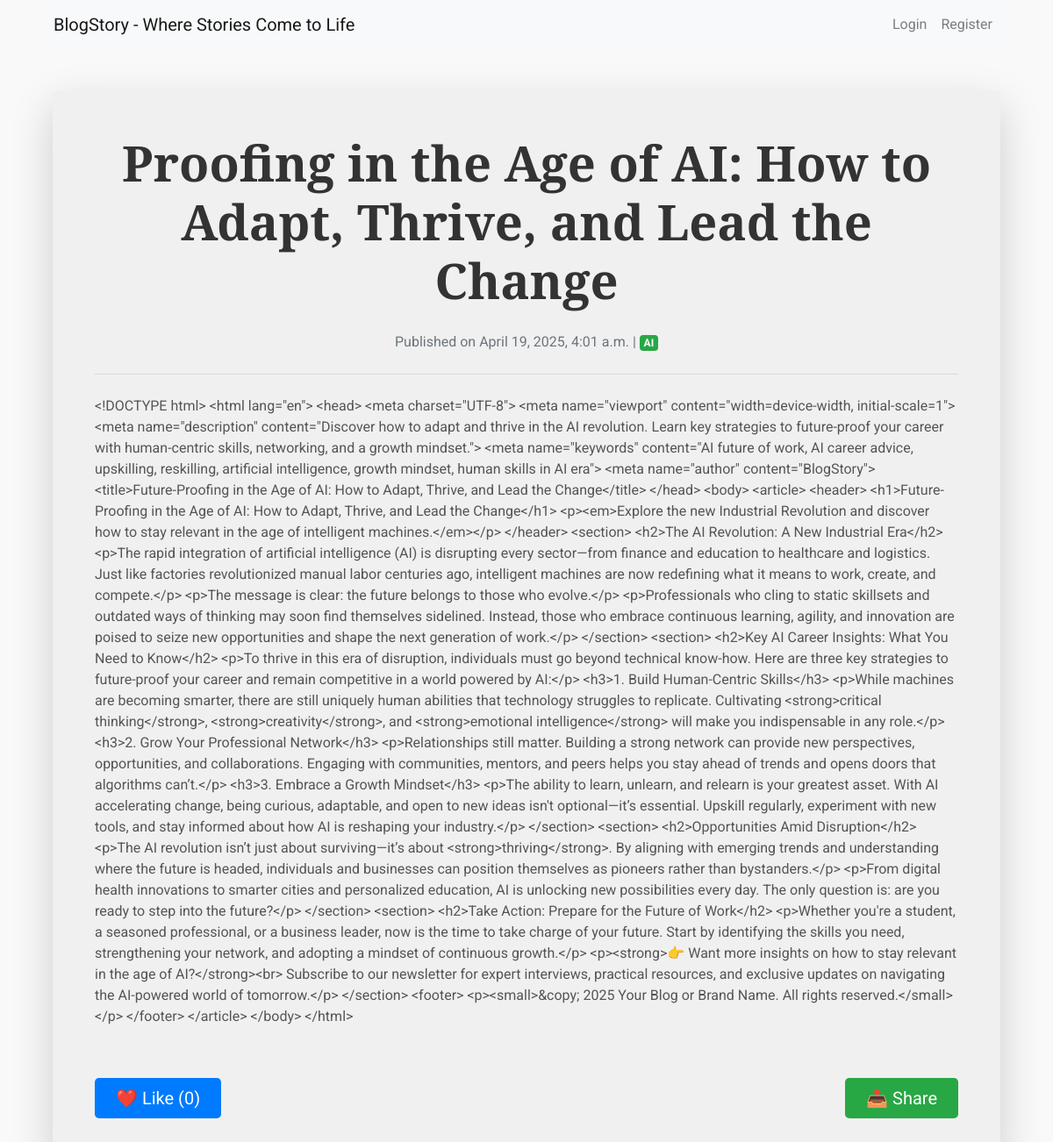
Page /blog/3/ on the committed database.
### blogs/models.py (models this page shows, shortened)
class BlogPost(models.Model):
    title = models.CharField(max_length=200)
    description = models.TextField()
    content = models.TextField()
    publish_date = models.DateTimeField(auto_now_add=True)
    category = models.ForeignKey(Category, on_delete=models.CASCADE)
    like_count = models.PositiveIntegerField(default=0)
    author = models.ForeignKey(User, on_delete=models.CASCADE)
    is_published = models.BooleanField(default=False)

class Category(models.Model):
    name = models.CharField(max_length=100)
    description = models.TextField(blank=True, null=True)
    def __str__(self):
        return self.name

### blogs/views.py (the view)
# urls.py: path('blog/<int:pk>/', views.blog_detail, name='blog_detail'),
def blog_detail(request, pk):
    blog = get_object_or_404(BlogPost, pk=pk)
    if blog.is_published or request.user.is_authenticated:
        context = {
            'blog': blog,
        }
        return render(request, 'blog_detail.html', context)
    else:
        return HttpResponseForbidden("You do not have permission to view this unpublished blog.")

### blogs/templates/blog_detail.html (shortened to what this page needs)
{% extends 'base.html' %}
{% block content %}
<div class="container mt-5">
    <div class="card shadow-lg border-0">
        <div class="card-body p-5">
            <h1 class="card-title display-4 text-center font-weight-bold mb-4">{{ blog.title }}</h1>
            <p class="text-center text-muted mb-4">
                Published on
                <span class="fw-bold">{{ blog.publish_date|date:"F j, Y, g:i a" }}</span> |
                <span class="badge bg-success text-white fs-6">{{ blog.category }}</span>
            </p>
            <hr class="my-4">
            <p class="card-text fs-5 lh-lg">{{ blog.content }}</p>
            <div class="mt-5 d-flex justify-content-between align-items-center">
                <div>
                    <form id="like-form" method="POST" action="{% url 'like_blog' blog.id %}">
                        <button type="submit" class="btn btn-primary btn-lg px-4">
                            ❤️ Like (<span id="like-count">{{ blog.like_count }}</span>)
                        </button>
                    </form>
                </div>
                <div>
                    <button id="share-button" class="btn btn-success btn-lg px-4" onclick="copyToClipboard('{{ request.build_absolute_uri }}')">
                        📤 Share
                    </button>
                </div>
            </div>
        </div>
    </div>
</div>
{% endblock %}

### static/css/style.css (style rules this page uses)
body { font-family: 'Arial', sans-serif; background-color: #f4f4f9; }
.card { margin-bottom: 15px; }
.card-title { font-size: 1.25rem; }
.card-text { font-size: 1rem; }
.btn { margin-top: 10px; }

### blogs/templates/blog_detail.html (style rules this page uses)
body { font-family: 'Roboto', sans-serif; background-color: #f9f9f9; }
.card-title { font-family: 'Merriweather', serif; color: #333; }
.card-text { color: #555; }
.btn-primary { background-color: #007bff; border: none; }
.btn-success { background-color: #28a745; border: none; }
.card-body { background-color: #f0f0f0; color: #333; }

### rows in the picture
BlogPost: title "Proofing in the Age of AI: How to Adapt, Thrive, and Lead the Change", publish_date "April 19, 2025, 4:01 a.m.", category "AI", content "<!DOCTYPE html> <html lang=\"en\"> <head> <meta charset=\"UTF-8\"> <meta name=\"viewport\" content=\"width=device-width, initial-scale=1\"> <meta name=\"description\" content=\"Discover how to adapt and thrive in the AI revolution. Learn key strategies to future-proof your career with human-centric skills, networking, and a growth mindset.\"> <meta name=\"keywords\" content=\"AI future of work, AI career advice, upskilling, reskilling, artificial intelligence, growth mindset, human skills in AI era\"> <meta name=\"author\" content=\"BlogStory\"> <title>Future-Proofing in the Age of AI: How to Adapt, Thrive, and Lead the Change</title> </head> <body> <article> <header> <h1>Future-Proofing in the Age of AI: How…", like_count "0"
